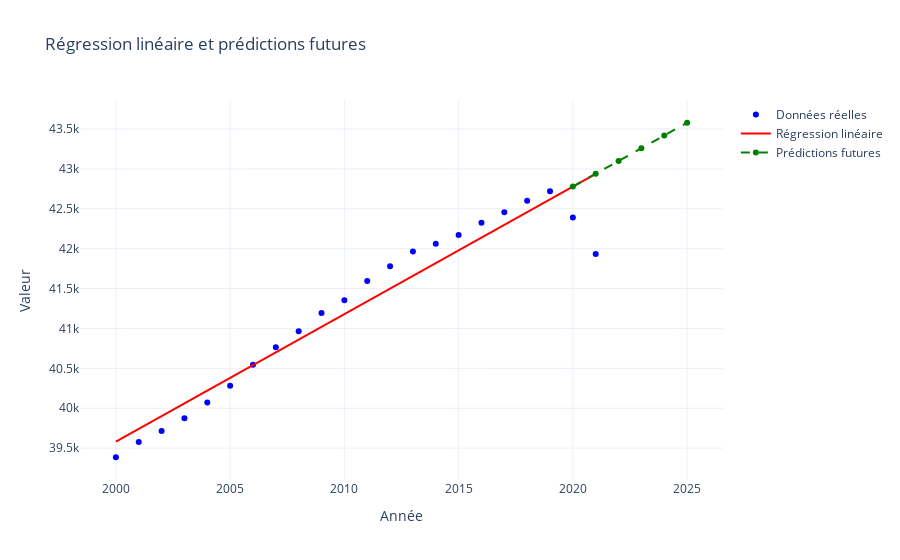

The cell this chart's notebook holds for it:
### Code cell
import plotly.graph_objects as go
import numpy as np

# Préparation des prédictions
years_future = np.array([[2020], [2021], [2022], [2023], [2024], [2025]])
predictions = linear_model.predict(years_future)

# Création du graphique
fig = go.Figure()

# Ajout des données réelles
fig.add_trace(go.Scatter(x=data['Year'], y=data['Value'], mode='markers', name='Données réelles', marker=dict(color='blue')))

# Ajout de la ligne de régression
fig.add_trace(go.Scatter(x=data['Year'], y=linear_model.predict(data[['Year']]), mode='lines', name='Régression linéaire', line=dict(color='red')))

# Ajout des prédictions futures
fig.add_trace(go.Scatter(x=years_future.flatten(), y=predictions, mode='lines+markers', name='Prédictions futures', line=dict(dash='dash', color='green')))

# Mise en forme
fig.update_layout(
    title="Régression linéaire et prédictions futures",
    xaxis_title="Année",
    yaxis_title="Valeur",
    template="plotly_white"
)

# Afficher le graphique
fig.show()

### Figure 1 — Plotly figure (JSON) as saved in the notebook; plotly's stock layout.template omitted (floating-point values rounded to 4 significant figures)
{"data": [{"marker": {"color": "blue"}, "mode": "markers", "name": "Données réelles", "type": "scatter", "x": [2000, 2001, 2002, 2003, 2004, 2005, 2006, 2007, 2008, 2009, 2010, 2011, 2012, 2013, 2014, 2015, 2016, 2017, 2018, 2019, 2020, 2021], "y": [39390.0, 39580.0, 39710.0, 39880.0, 40070.0, 40280.0, 40550.0, 40760.0, 40960.0, 41200.0, 41350.0, 41590.0, 41780.0, 41970.0, 42060.0, 42170.0, 42320.0, 42460.0, 42600.0, 42720.0, 42392, 41930.0]}, {"line": {"color": "red"}, "mode": "lines", "name": "Régression linéaire", "type": "scatter", "x": [2000, 2001, 2002, 2003, 2004, 2005, 2006, 2007, 2008, 2009, 2010, 2011, 2012, 2013, 2014, 2015, 2016, 2017, 2018, 2019, 2020, 2021], "y": [39580.0, 39740.0, 39900.0, 40060.0, 40220.0, 40380.0, 40540.0, 40700.0, 40860.0, 41020.0, 41180.0, 41340.0, 41500.0, 41660.0, 41820.0, 41980.0, 42140.0, 42300.0, 42460.0, 42620.0, 42780.0, 42940.0]}, {"line": {"color": "green", "dash": "dash"}, "mode": "lines+markers", "name": "Prédictions futures", "type": "scatter", "x": [2020, 2021, 2022, 2023, 2024, 2025], "y": [42780.0, 42940.0, 43100.0, 43260.0, 43420.0, 43580.0]}], "layout": {"title": {"text": "Régression linéaire et prédictions futures"}, "xaxis": {"title": {"text": "Année"}}, "yaxis": {"title": {"text": "Valeur"}}}}
